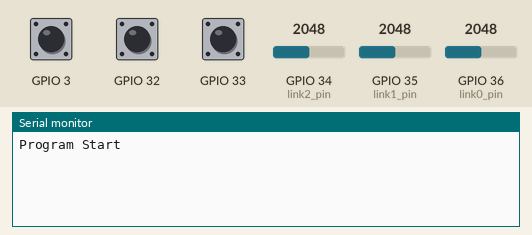
This sketch was run on a simulated ESP32. Parts: the last lines printed to the serial monitor. Inputs (shaded band) come from the test bench; at power-on: GPIO 3 HIGH, GPIO 32 HIGH, GPIO 33 HIGH, GPIO 34 (link2_pin) = 2048, GPIO 35 (link1_pin) = 2048, GPIO 36 (link0_pin) = 2048.

Above: at 1.2 s.
1.3 s: GPIO 3 pulled LOW for 0.15 s
At 1.7 s:
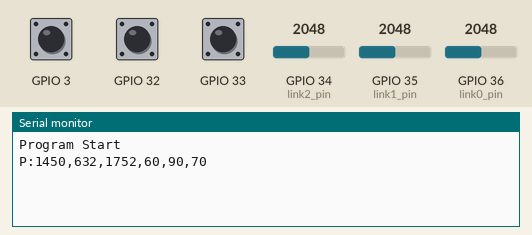
2.9 s: GPIO 32 pulled LOW for 0.15 s
At 4.1 s:
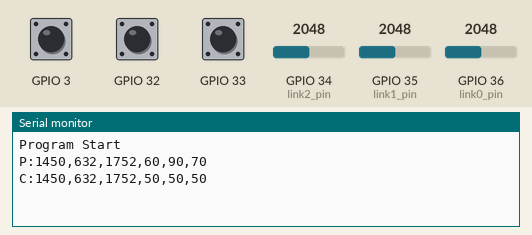
4.5 s: GPIO 33 pulled LOW for 0.15 s
At 5.6 s:
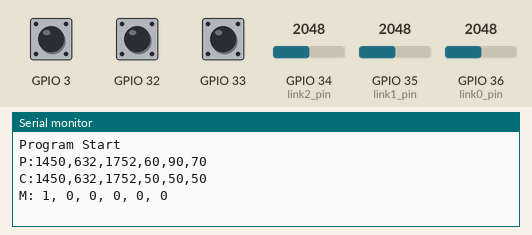
6.1 s: GPIO 33 pulled LOW for 1 s
At 7.4 s:
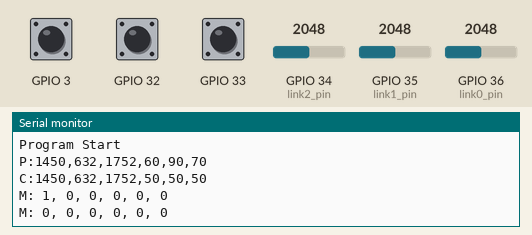

Measured:
- after the input at 1.3 s, the serial monitor: prints a new line at once (image 1)
- after the input at 2.9 s, the serial monitor: prints a new line at once (image 2)
- after the input at 4.5 s, the serial monitor: prints a new line at once (image 3)
- after the input at 6.1 s, the serial monitor: prints a new line at once (image 4)

The sketch:

SKIPPY_Code.ino
```cpp
/*
Control program for SCOOBY to read positional sensor data, average it and send it to
SCRAPPY's control system
*/


#include <Arduino.h>
#include <string.h>
#include <math.h>

// Global constants
// interval of time to average positional sensor values for
unsigned long interval = 15;
String positional_character = "p";
char final_character = '\n';

int link0_pin = 36;
int link1_pin = 35;
int link2_pin = 34;


int readQvalue(String pinN);
bool checkbutton(int pin);


bool sending = false;
int magnet = false;

void setup()
{
  // Set serial to a baud rate of 115200 and configure analog and digital pins
  // Analog pins are for the potentiometers
  // Digital pin is for the control button

  Serial.begin(115200);
  pinMode(link0_pin, INPUT);
  pinMode(link1_pin, INPUT);
  pinMode(link2_pin, INPUT);
  //pinMode(3, OUTPUT);
  pinMode(32, INPUT_PULLUP);
  pinMode(3, INPUT_PULLUP);
  pinMode(33, INPUT_PULLUP);
  //digitalWrite(3,1);
  Serial.println("Program Start");
}

void loop()
{
    delay(50);
  // Instantiate local variables
  unsigned long previousMillis = millis();
  unsigned long currentMillis = millis();
  int n = 0;
  long int a = 0;
  long int b = 0;
  long int c = 0;

  // Average control values over period of time of interval
  while ((currentMillis - previousMillis) < interval)
  {
    a = analogRead(link0_pin) + a;
    b = analogRead(link1_pin) + b;
    c = analogRead(link2_pin) + c;

    n = n + 1;
    currentMillis = millis();
  }

  // Set control values to average over the time interval

  //a = 0;
  //b = 0;
  //c = 0;

  a = a / n;
  b = b / n;
  c = c / n;

 a = a * 2900 / 4095;
 b = (b-630) * 1545/(4095-630);
c = ((c-52) * 3550/(4095-52));

  // Reset time
  previousMillis = currentMillis;

  // Set control data value
  String control_data = "P:" + String(a) + ',' + String(b) + ',' + String(c) + ',' + "60" + ',' + "90" + ',' + "70" + final_character;

  //Set calibration data
  String calibration_data = "C:" + String(a) + ',' + String(b) + ',' + String(c) + ',' + "50" + ',' + "50" + ',' + "50" + final_character;

  // Send control data to control system if SKIPPY's control button is pressed

  if (checkbutton(3))
  {
    Serial.println(control_data);
    while (checkbutton(3)){
     continue;
    }
  }

  if (checkbutton(32))
  {
    Serial.println(calibration_data);
    while (checkbutton(32)){
     continue;
    }
  }

  if (checkbutton(33)){
    magnet = !magnet;
    if(magnet){
          Serial.println("M: 1, 0, 0, 0, 0, 0");
    }else{
          Serial.println("M: 0, 0, 0, 0, 0, 0");
    }
        while (checkbutton(33)){
     continue;
    }
  }

}

bool checkbutton(int pin) {
  unsigned int state = 0xff;
  int i = 0;
  while (i < 16) {
    i = i + 1;
    state = ((state << 1 | digitalRead(pin) | 0x00)) & 0xff;
  }
  if (0x00 == state) {
    return true;
  }
  else {
    return false;
  }

}
```
